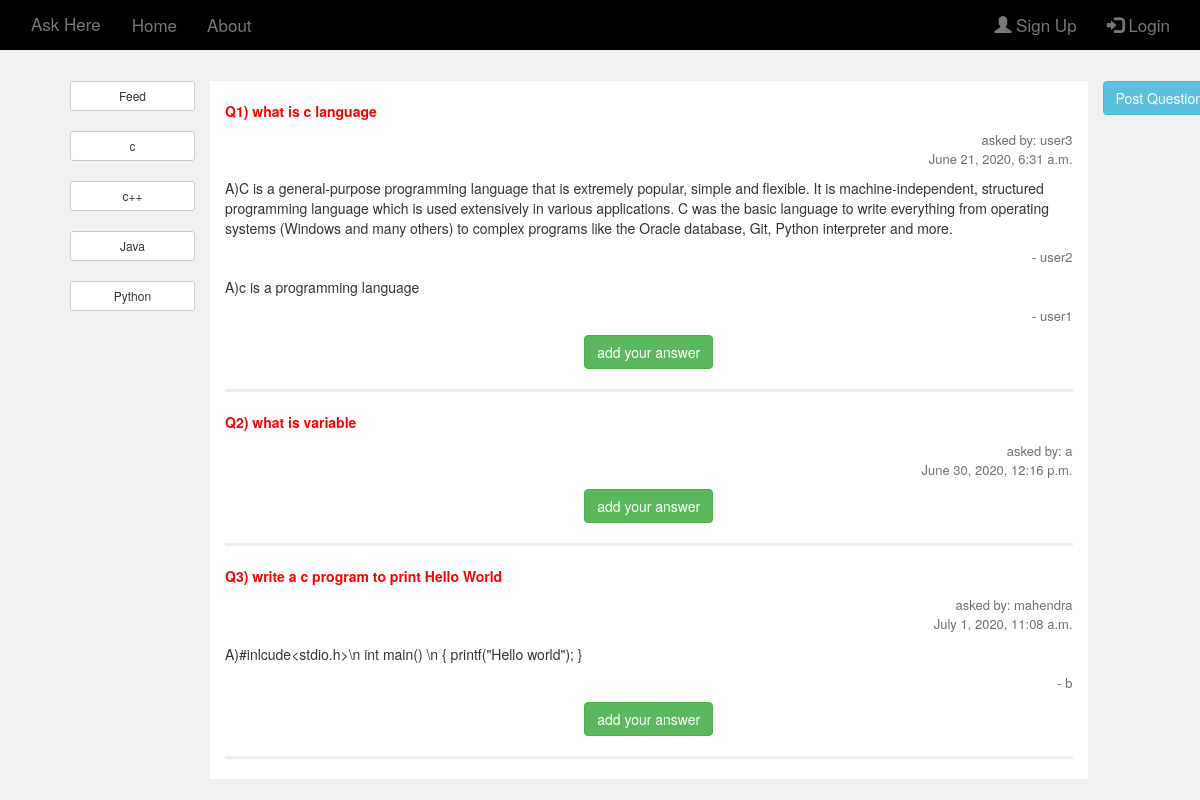
/filter/1/, run on an earlier commit of the app's database.
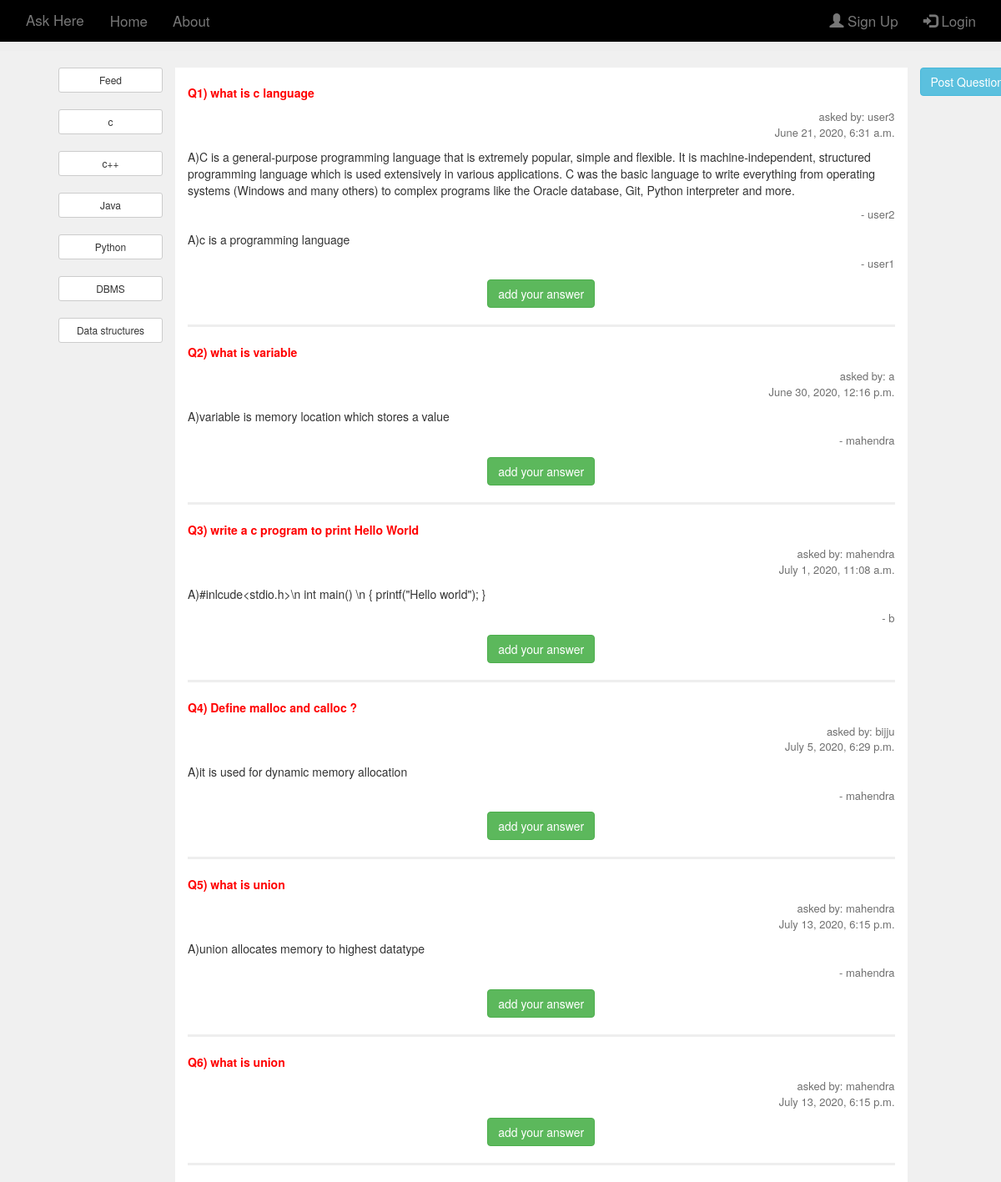
And on a later commit of the database.
### Ask/models.py (models this page shows)
class Interest(models.Model):
    topic = models.CharField(max_length=30)

class Question(models.Model):
    question_text = models.CharField(max_length=300)
    created_by = models.ForeignKey(UserLogin,on_delete = models.CASCADE)
    topic_id = models.ForeignKey(Interest,on_delete=models.CASCADE)
    created_date = models.DateTimeField()

class UserLogin(models.Model):
    username = models.CharField(max_length=20)
    password = models.CharField(max_length=20)
    email = models.EmailField()

class Answer(models.Model):
    que_id = models.ForeignKey(Question,on_delete=models.CASCADE)
    answer_text = models.CharField(max_length=2000)
    answerd_by = models.ForeignKey(UserLogin,on_delete=models.CASCADE)

### Ask/views.py (the view)
# urls.py: path('filter/<int:topic_id>/',filter_view,name='filter'),
def filter_view(request,topic_id):
    questions = Question.objects.filter(topic_id_id=topic_id)   # in operator in sql
    answers = dict()  # stores question_object as key and answers_list as value
    for i in questions:
        answers[i] = Answer.objects.filter(que_id_id=i.id)
    context = {'page':'home','answers':answers,'topics':topics}
    return render(request,'index.html',context)

### Ask/templates/index.html
{% extends 'base.html' %}
{% load static %}
{% block content2 %}
    {% if answers %}
        <br>
        {% for question,answer in answers.items %}
        <div>
            <p class="question-display">
               Q{{forloop.counter}}) {{ question.question_text }}
            </p>
            <p class="user-display">
                asked by:<span> {{  question.created_by.username }} </span>  <br>  <span> {{ question.created_date }}</span>
            </p>
            {% for a in answer %}
                <p class="answer-display">  A){{ a.answer_text }}  </p>
                <p class="user-display"> -<span> {{ a.answerd_by.username }} </span>  </p>
            {% endfor %}
            <div style="text-align: center;">
                <a href="{% url 'add_answer' que_id=question.id %}">
                    <button type="button" class="btn btn-success">add your answer </button>
                </a>
            </div>
            <hr style="border-width: 3px;">
        </div>
        {% endfor %}
    {% else %}
        <br>
        <p> Sorry, No questions Yet .</p>
            <a href="{% url 'post_question' %}">
                <button type="button" class="btn btn-info">Post Question</button>
            </a>
    {% endif %}
{% endblock %}

### Ask/templates/base.html (shortened to what this page needs)
{% load static %}
<!DOCTYPE  html>
<html >
<head>
    <link rel="stylesheet" href="https://maxcdn.bootstrapcdn.com/bootstrap/3.3.7/css/bootstrap.min.css"
>
    <link rel="stylesheet" href="{% static 'default.css' %}">
</head>
<body  style="background-color: #f0f0f0;">
        <nav class="navbar navbar-default navbar-fixed-top">
            <div class="container">
                <div class="navbar-header">
                    <a class="navbar-brand" href="{% url 'index' %}">Ask Here</a>
                  </div>
                <ul class="nav navbar-nav">
                    <li class ={% if page == 'index' %} "active" {% endif %} > <a href="{% url 'index' %}">Home</a> </li>
                    <li class ={% if page == 'about' %} "active" {% endif %} > <a href="{% url 'about' %}">About</a> </li>
                </ul>
                <ul class="nav navbar-nav navbar-right">
                    {% if user.is_authenticated %}
                        <li>  <a href="#" class="username-display"><p style="color: white;">{{ user.username }}</p>   </a>  </li>
                        <li>
                            <a href="{% url 'logout' %}" class="right-nav-display">
                              <button type="button" class="btn btn-danger">logout </button>
                            </a>
                        </li>
                    {%  else  %}
                    <li><a href="{% url 'signup' %}"><span class="glyphicon glyphicon-user"></span> Sign Up</a></li>
                    <li><a href="{% url 'login' %}"><span class="glyphicon glyphicon-log-in"></span> Login</a></li>
                    {% endif %}
                </ul>
            </div>
        </nav>
        <br><br> <hr>
        <div class="container">
            <div class="row">
                <div class="col-md-2">
                    <ul style="list-style-type:none;">
                        <li><a href="{% url 'index' %}">
                                <button class="btn btn-default btn-sm btn-block"> Feed  </button>
                            </a>
                        </li> <br>
                        {% for t in topics %}
                            <li>
                                <a href="{% url 'filter' topic_id=t.id %}" role="button">
                                    <button class="btn btn-default btn-sm btn-block">{{ t.topic }} </button>
                                </a>
                            </li>
                            <br>
                        {% endfor %}
                    </ul>
                </div>
                <div class="col-md-9 middle-display">
                    {% block content2 %}{% endblock %}
                </div>
                <div class="col-md-1">
                    <a href="{% url 'post_question' %}">
                        <button type="button" class="btn btn-info"> Post Question</button>
                    </a>
                </div>
            </div>
        </div>
</body>
</html>

### Ask/static/default.css (style rules this page uses)
.question-display { color: red; font-weight: bold; }
a:link { text-decoration: none; }
.user-display { text-align: right; font-size: small; opacity: 0.7; }
.answer-display { opacity: 1; }
.middle-display { background-color: white; }
.navbar { overflow: hidden; background-color:black; position: fixed; top: 0; width: 100%; }
.navbar a { float: left; display: block; color: #f2f2f2; text-align: center; padding: 14px 16px; text-decoration: none; font-size: 17px; }

What changed in the data, as far as the page shows it:
added Interest: topic "DBMS"
added Interest: topic "Data structures"
added Answer: answer_text "variable is memory location which stores a value", answerd_by.username "mahendra", shown under Question "what is variable"
added Question: question_text "Define malloc and calloc ?", created_by.username "bijju", created_date "July 5, 2020, 6:29 p.m."
added Answer: answer_text "it is used for dynamic memory allocation", answerd_by.username "mahendra", shown under "Define malloc and calloc ?"
added Question: question_text "what is union", created_by.username "mahendra", created_date "July 13, 2020, 6:15 p.m."
added Answer: answer_text "union allocates memory to highest datatype", answerd_by.username "mahendra", shown under "what is union"
added Question: question_text "what is union", created_by.username "mahendra", created_date "July 13, 2020, 6:15 p.m."
